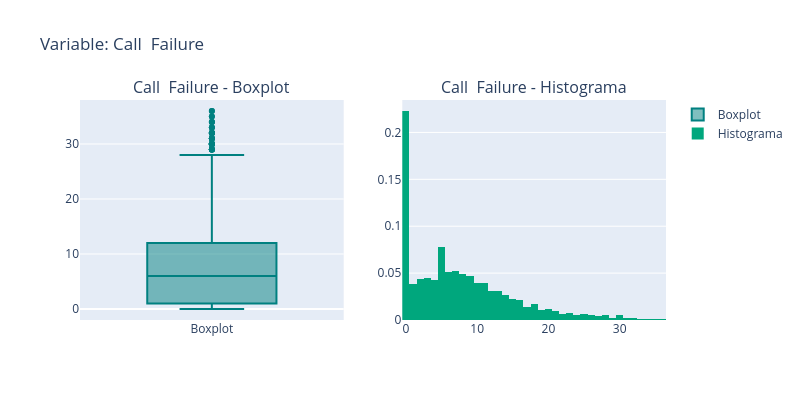

The cell this chart's notebook holds for it:
### Code cell
analisis_calls.plot_num()

### Figure 1 — Plotly figure (JSON) as saved in the notebook; plotly's stock layout.template omitted (floating-point values rounded to 4 significant figures; data arrays with more than 128 entries replaced by an {"elided": "..."} marker saying what was removed)
{"data": [{"marker": {"color": "#008080"}, "name": "Boxplot", "type": "box", "xaxis": "x", "y": {"elided": "3150 int values"}, "yaxis": "y"}, {"histnorm": "probability density", "marker": {"color": "#00a77d"}, "name": "Histograma", "nbinsx": 50, "type": "histogram", "x": {"elided": "3150 int values"}, "xaxis": "x2", "yaxis": "y2"}], "layout": {"annotations": [{"font": {"size": 16}, "showarrow": false, "text": "Call  Failure - Boxplot", "x": 0.225, "xanchor": "center", "xref": "paper", "y": 1, "yanchor": "bottom", "yref": "paper"}, {"font": {"size": 16}, "showarrow": false, "text": "Call  Failure - Histograma", "x": 0.775, "xanchor": "center", "xref": "paper", "y": 1, "yanchor": "bottom", "yref": "paper"}], "height": 400, "title": {"text": "Variable: Call  Failure"}, "width": 800, "xaxis": {"anchor": "y", "domain": [0, 0.45]}, "xaxis2": {"anchor": "y2", "domain": [0.55, 1]}, "yaxis": {"anchor": "x", "domain": [0, 1]}, "yaxis2": {"anchor": "x2", "domain": [0, 1]}}}
